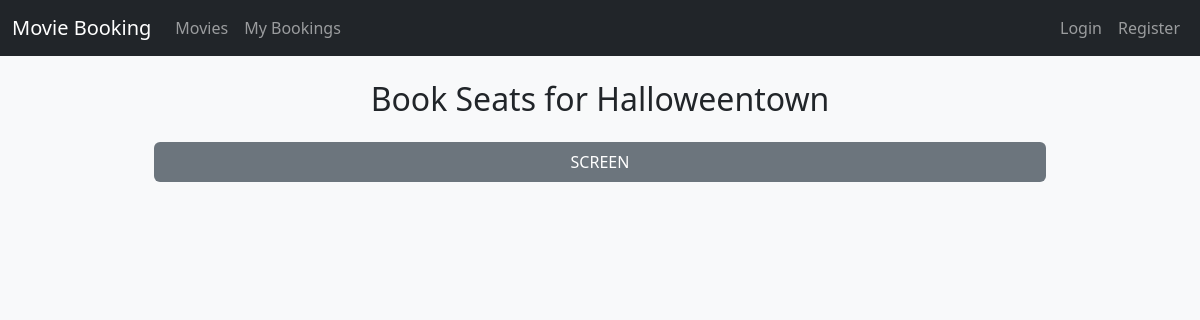
The page /book-seat/2/ on the database as committed earlier.
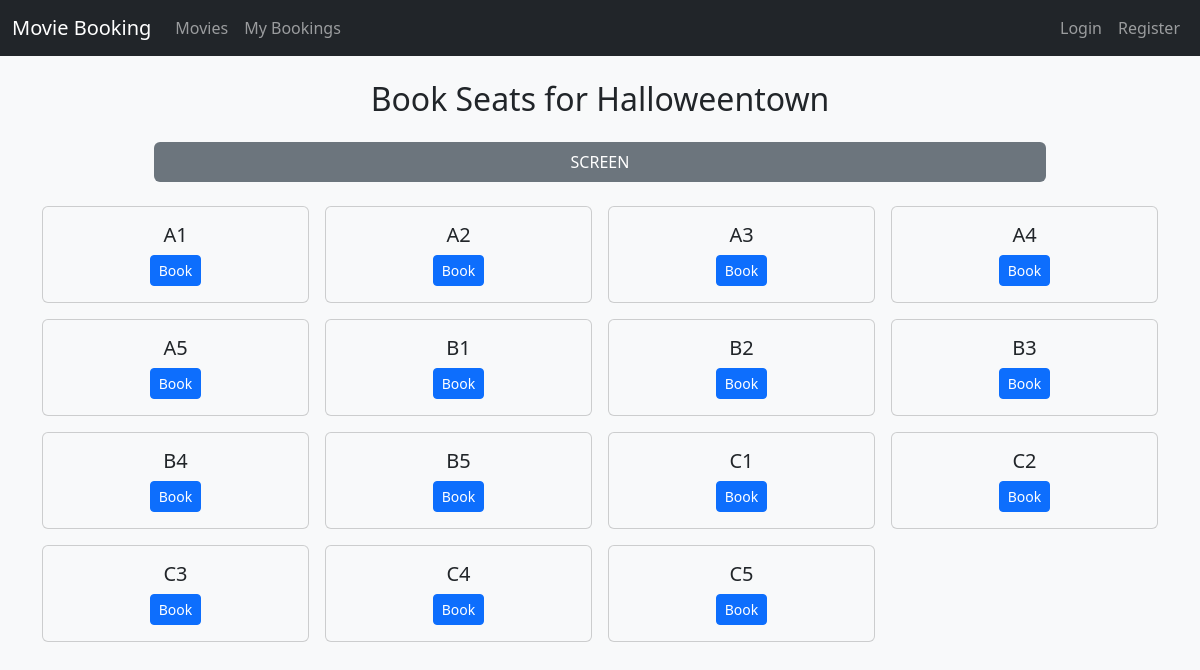
The same page on the database as committed later.
### bookings/models.py (models this page shows, shortened)
class Seat(models.Model):
    seat_number = models.CharField(max_length = 10)
    booking_status = models.BooleanField(default=False)
    movie = models.ForeignKey(Movie, on_delete=models.CASCADE, related_name="seats")
    class Meta:
        unique_together = ('movie', 'seat_number')

### bookings/views.py (the view, shortened to what this page needs)
# urls.py: path('book-seat/<int:movie_id>/', views.book_seat, name='book_seat'),
def book_seat(request, movie_id):
    movie = get_object_or_404(Movie, id=movie_id)
    seats = Seat.objects.filter(movie=movie).order_by('seat_number')
    if request.method == "POST":
        if not request.user.is_authenticated:
            login_url = reverse("login")
            return redirect(f"{login_url}?next={request.path}")
    return render(request, 'bookings/seat_booking.html', {'movie': movie, 'seats': seats})

### bookings/templates/bookings/seat_booking.html (shortened to what this page needs)
{% extends "base.html" %}
{% block content %}
<h2 class="mb-4 text-center">Book Seats for {{ movie.title }}</h2>
<div class="text-center mb-4">
    <div class="bg-secondary text-white py-2 rounded" style="width: 80%; margin: 0 auto;">
        SCREEN
    </div>
</div>
<div class="row row-cols-2 row-cols-md-4 g-3">
  {% for seat in seats %}
  <div class="col">
    <div class="card text-center {% if seat.booking_status %}bg-danger text-white{% else %}bg-light{% endif %}">
      <div class="card-body">
        <h5 class="card-title">{{ seat.seat_number }}</h5>
        {% if not seat.booking_status %}
        <form method="post">
          <button type="submit" class="btn btn-primary btn-sm">Book</button>
        </form>
        {% else %}
        <span class="badge bg-dark">Booked</span>
        {% endif %}
      </div>
    </div>
  </div>
  {% endfor %}
</div>
{% endblock %}

Rows that differ between the two databases and show on the page:
added Seat: seat_number "A1"
added Seat: seat_number "A2"
added Seat: seat_number "A3"
added Seat: seat_number "A4"
added Seat: seat_number "A5"
added Seat: seat_number "B1"
added Seat: seat_number "B2"
added Seat: seat_number "B3"
added Seat: seat_number "B4"
added Seat: seat_number "B5"
added Seat: seat_number "C1"
added Seat: seat_number "C2"
added Seat: seat_number "C3"
added Seat: seat_number "C4"
added Seat: seat_number "C5"
